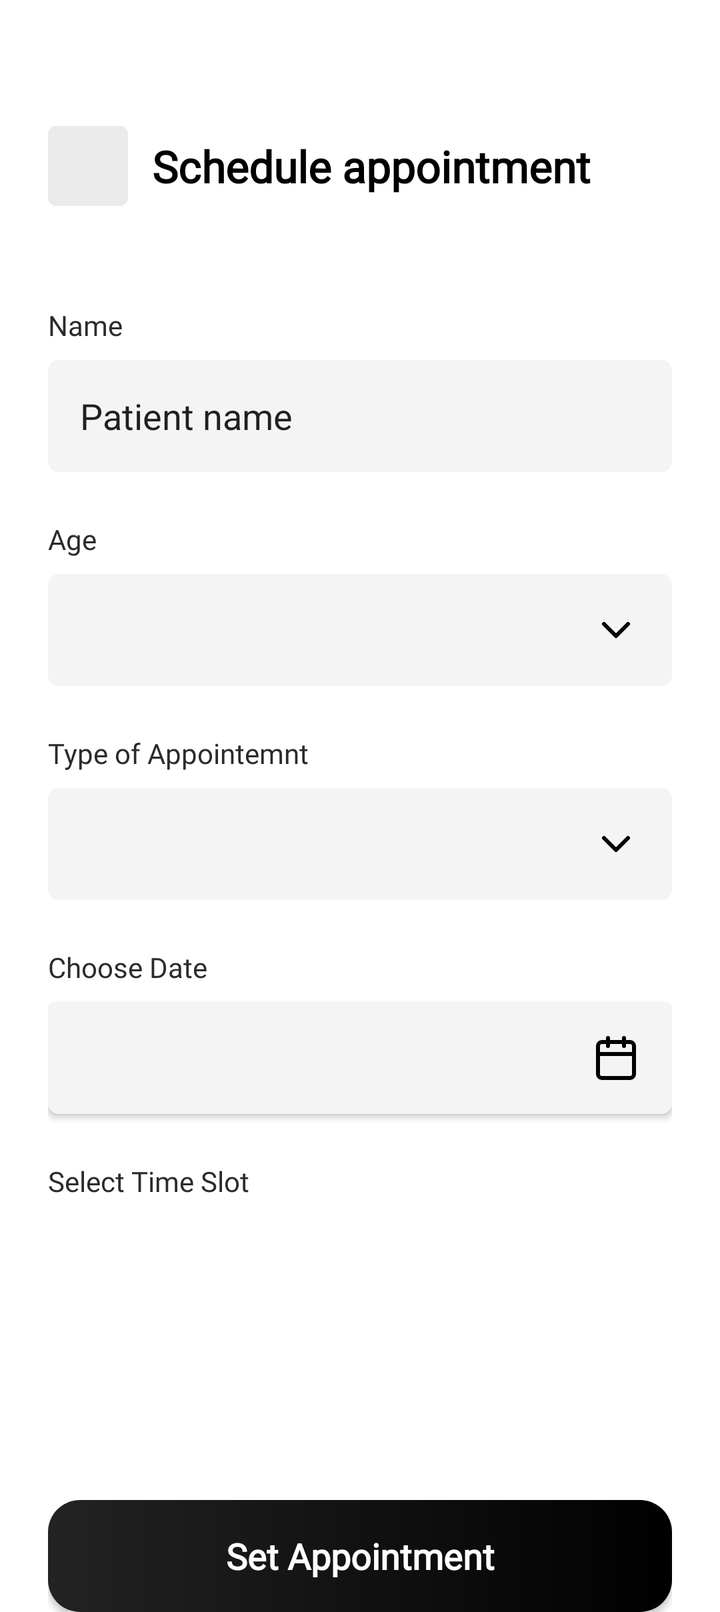
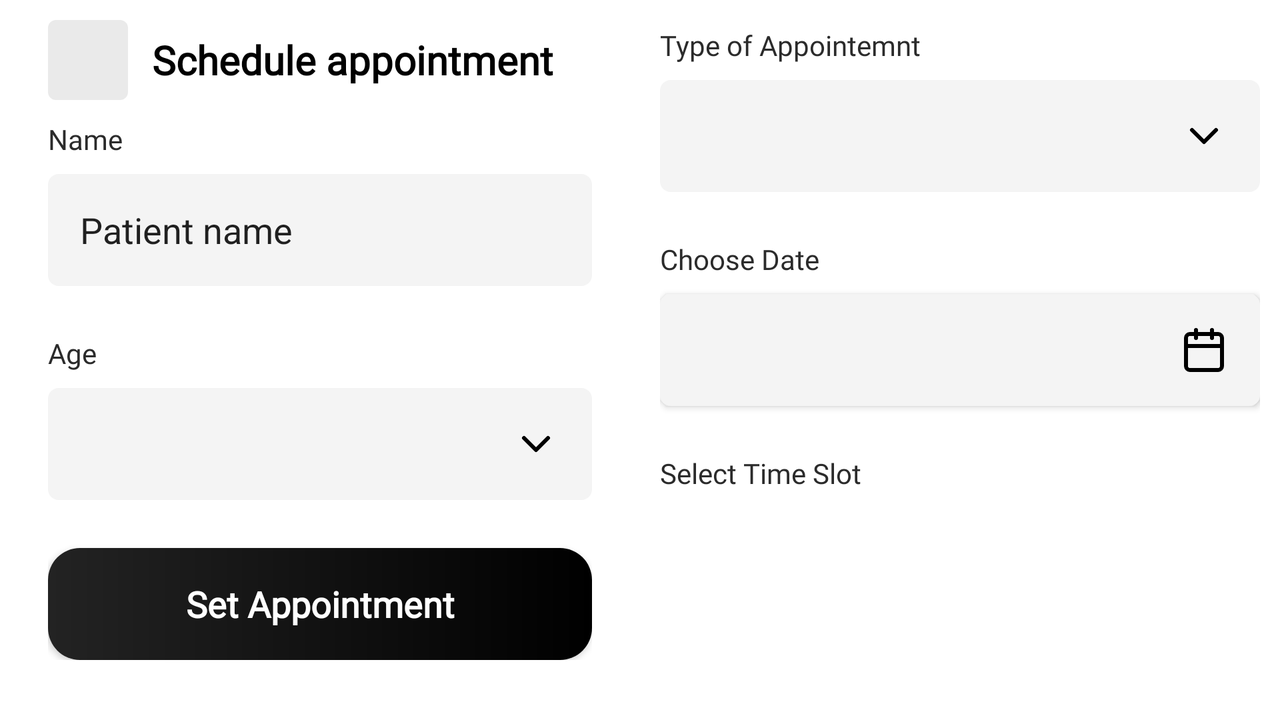

An Android layout and its configuration variant, each rendered on a device that would load it. The default file and the variant file are quoted in full after the pictures.
<!-- AndroidManifest.xml: application theme Theme.Labn3 -->
<!-- res/layout/activity_main.xml -->
<?xml version="1.0" encoding="utf-8"?>
<ScrollView xmlns:android="http://schemas.android.com/apk/res/android"
    xmlns:app="http://schemas.android.com/apk/res-auto"
    xmlns:tools="http://schemas.android.com/tools"
    android:id="@+id/scrollView"
    android:layout_width="match_parent"
    android:layout_height="match_parent">


    <LinearLayout
        android:id="@+id/linearLayout2"
        android:layout_width="match_parent"
        android:layout_height="wrap_content"
        android:background="@color/background_white"
        android:orientation="vertical"
        app:layout_constraintEnd_toEndOf="parent"
        app:layout_constraintStart_toStartOf="parent"
        app:layout_constraintTop_toTopOf="parent"
        tools:context=".MainActivity">


        <LinearLayout
            android:layout_width="match_parent"
            android:layout_height="wrap_content"
            android:layout_marginStart="24dp"
            android:layout_marginTop="63dp"
            android:layout_marginBottom="10dp">

            <LinearLayout
                android:id="@+id/btn_back"
                android:layout_width="40dp"
                android:layout_height="40dp"
                android:background="@drawable/btn_return">

                <ImageView
                    android:id="@+id/arrow_left"
                    android:layout_width="40dp"
                    android:layout_height="40dp"
                    android:src="@drawable/arrow_left" />
            </LinearLayout>

            <TextView
                android:layout_width="match_parent"
                android:layout_height="match_parent"
                android:layout_marginLeft="12dp"
                android:fontFamily="@font/inter"
                android:gravity="center"
                android:text="Schedule appointment"
                android:textAlignment="textStart"
                android:textColor="@color/black"
                android:textSize="22sp"
                android:textStyle="bold"
                app:layout_constraintLeft_toRightOf="@id/btn_back"
                app:layout_constraintTop_toBottomOf="parent" />
        </LinearLayout>

        <LinearLayout
            android:id="@+id/main_inf"
            android:layout_width="match_parent"
            android:layout_height="wrap_content"
            android:layout_marginStart="24dp"
            android:layout_marginTop="40dp"
            android:layout_marginEnd="24dp"
            android:orientation="vertical">

            <TextView
                android:id="@+id/txt_name"
                android:layout_width="wrap_content"
                android:layout_height="match_parent"
                android:layout_marginBottom="8dp"
                android:fontFamily="@font/inter"
                android:text="Name"
                android:textColor="@color/black_font"
                android:textSize="14sp"
                app:layout_constraintStart_toStartOf="parent" />

            <EditText
                android:layout_width="match_parent"
                android:layout_height="56dp"
                android:background="@drawable/input_field"
                android:padding="16dp"
                android:text="Patient name"
                android:textColorHint="@color/black_font"
                android:textSize="18sp" />

            <TextView
                android:layout_width="wrap_content"
                android:layout_height="match_parent"
                android:layout_marginTop="24dp"
                android:layout_marginBottom="8dp"
                android:fontFamily="@font/inter"
                android:text="Age"
                android:textColor="@color/black_font"
                android:textSize="14sp"
                app:layout_constraintStart_toStartOf="parent" />


            <Spinner
                android:id="@+id/spinner_age"
                android:layout_width="match_parent"
                android:layout_height="56dp"
                android:background="@drawable/spiiner_style1"
                android:padding="16dp" />

            <TextView
                android:layout_width="wrap_content"
                android:layout_height="match_parent"
                android:layout_marginTop="24dp"
                android:layout_marginBottom="8dp"
                android:fontFamily="@font/inter"
                android:text="Type of Appointemnt"
                android:textColor="@color/black_font"
                android:textSize="14sp"
                app:layout_constraintStart_toStartOf="parent" />


            <Spinner
                android:id="@+id/spinner_appointment"
                android:layout_width="match_parent"
                android:layout_height="56dp"
                android:background="@drawable/spiiner_style1"
                android:padding="16dp" />

            <TextView
                android:layout_width="wrap_content"
                android:layout_height="match_parent"
                android:layout_marginTop="24dp"
                android:layout_marginBottom="8dp"
                android:fontFamily="@font/inter"
                android:text="Choose Date"
                android:textColor="@color/black_font"
                android:textSize="14sp"
                app:layout_constraintStart_toStartOf="parent" />

            <Button
                android:id="@+id/btn_pickDate"
                android:layout_width="match_parent"
                android:layout_height="56dp"
                android:background="@drawable/date_picker" />

            <TextView
                android:layout_width="wrap_content"
                android:layout_height="match_parent"
                android:layout_marginTop="24dp"
                android:layout_marginBottom="8dp"
                android:fontFamily="@font/inter"
                android:text="Select Time Slot"
                android:textColor="@color/black_font"
                android:textSize="14sp"
                app:layout_constraintStart_toStartOf="parent" />

            <androidx.recyclerview.widget.RecyclerView
                android:id="@+id/my_rv"
                android:layout_width="match_parent"
                android:layout_height="102dp" />

            <Button
                android:id="@+id/btn_set"
                android:layout_width="match_parent"
                android:layout_height="56dp"
                android:layout_marginTop="40dp"
                android:background="@drawable/btnd_gradient"
                android:fontFamily="@font/inter"
                android:text="Set Appointment"
                android:textAllCaps="false"
                android:textColor="#FFFFFF"
                android:textSize="18sp"
                android:textStyle="bold" />


        </LinearLayout>


    </LinearLayout>
</ScrollView>
<!-- resources referenced by this layout -->
<resources>
  <color name="background_white">#FFFFFFFF</color>
  <color name="black">#000000</color>
  <color name="black_font">#2B2B2B</color>
  <!-- drawable btn_return (drawable) -->
  <?xml version="1.0" encoding="utf-8"?>
  <shape
      xmlns:android="http://schemas.android.com/apk/res/android">
      <solid android:color="@color/grey_return" />
      <corners android:radius="12px" />
  </shape>
  <!-- drawable btnd_gradient (drawable) -->
  <?xml version="1.0" encoding="utf-8"?>
  <shape xmlns:android="http://schemas.android.com/apk/res/android" android:shape="rectangle">
  
      <gradient android:startColor="#232323" android:endColor="#000000"/>
      <corners android:radius="16dp"/>
  
  </shape>
  <!-- drawable date_picker (drawable) -->
  <?xml version="1.0" encoding="utf-8"?>
  <selector xmlns:android="http://schemas.android.com/apk/res/android">
      <item>
          <layer-list>
              <item>
                  <shape android:shape="rectangle">
                      <solid android:color="@color/primary"/>
                      <corners android:radius="16px"/>
                      <padding android:right="16dp"/>
                  </shape>
              </item>
              <item android:drawable="@drawable/ic_calendar" android:gravity="center|end" />
          </layer-list>
      </item>
  </selector>
  <!-- drawable input_field (drawable) -->
  <?xml version="1.0" encoding="utf-8"?>
  <shape
      xmlns:android="http://schemas.android.com/apk/res/android">
      <solid android:color="@color/primary" />
      <corners android:radius="16px" />
  </shape>
  <!-- drawable spiiner_style1 (drawable) -->
  <?xml version="1.0" encoding="utf-8"?>
  <selector xmlns:android="http://schemas.android.com/apk/res/android">
      <item>
          <layer-list>
              <item>
                  <shape android:shape="rectangle">
                      <solid android:color="@color/primary"/>
                      <corners android:radius="16px"/>
                      <padding android:right="16dp"/>
                  </shape>
              </item>
              <item android:drawable="@drawable/arrow_down" android:gravity="center|end" />
          </layer-list>
      </item>
  </selector>
  <style name="Theme.Labn3" parent="Base.Theme.Labn3" />
  <color name="grey_return">#EAEAEA</color>
  <color name="primary">#F4F4F4</color>
  <!-- drawable arrow_down (drawable) -->
  <vector xmlns:android="http://schemas.android.com/apk/res/android"
      android:width="24dp"
      android:height="24dp"
      android:viewportWidth="24"
      android:viewportHeight="24">
    <path
        android:pathData="M6,9L12,15L18,9"
        android:strokeLineJoin="round"
        android:strokeWidth="1.99832"
        android:fillColor="#00000000"
        android:strokeColor="#000000"
        android:strokeLineCap="round"/>
  </vector>
  <style name="Base.Theme.Labn3" parent="Theme.AppCompat.Light.NoActionBar">
          
          
      </style>
</resources>
<!-- res/layout-land/activity_main.xml (the repository's variant of the layout above) -->
<!-- drawn on the phone turned sideways -->
<?xml version="1.0" encoding="utf-8"?>
<androidx.constraintlayout.widget.ConstraintLayout xmlns:android="http://schemas.android.com/apk/res/android"
    xmlns:app="http://schemas.android.com/apk/res-auto"
    xmlns:tools="http://schemas.android.com/tools"
    android:id="@+id/scrollView"
    android:layout_width="match_parent"
    android:layout_height="match_parent">


    <LinearLayout
        android:id="@+id/linearLayout1"
        android:layout_width="0dp"
        android:layout_height="0dp"
        android:background="@color/background_white"
        android:orientation="vertical"
        app:layout_constraintTop_toTopOf="parent"
        app:layout_constraintBottom_toBottomOf="parent"
        app:layout_constraintStart_toStartOf="parent"
        app:layout_constraintEnd_toEndOf="parent"
        tools:context=".MainActivity">


        <androidx.constraintlayout.widget.ConstraintLayout
            android:layout_width="match_parent"
            android:layout_marginTop="10dp"
            android:layout_height="wrap_content"
            app:layout_constraintTop_toTopOf="parent"
            app:layout_constraintBottom_toBottomOf="parent">

            <LinearLayout
                android:id="@+id/main_inf"
                android:layout_width="0dp"
                android:layout_height="wrap_content"
                android:layout_marginStart="24dp"
                android:layout_marginEnd="24dp"

                android:orientation="vertical"
                app:layout_constraintEnd_toStartOf="@+id/guideline"

                app:layout_constraintStart_toStartOf="parent">

                <LinearLayout
                    android:layout_width="match_parent"
                    android:layout_height="wrap_content"
                    android:layout_marginStart="0dp"
                    android:layout_marginTop="0dp"
                    android:layout_marginBottom="10dp">

                    <LinearLayout
                        android:id="@+id/btn_back"
                        android:layout_width="40dp"
                        android:layout_height="40dp"
                        android:background="@drawable/btn_return">

                        <ImageView
                            android:id="@+id/arrow_left"
                            android:layout_width="40dp"
                            android:layout_height="40dp"
                            android:src="@drawable/arrow_left" />
                    </LinearLayout>

                    <TextView
                        android:layout_width="match_parent"
                        android:layout_height="match_parent"
                        android:layout_marginLeft="12dp"
                        android:fontFamily="@font/inter"
                        android:gravity="center"
                        android:text="Schedule appointment"
                        android:textAlignment="textStart"
                        android:textColor="@color/black"
                        android:textSize="20sp"
                        android:textStyle="bold"
                        app:layout_constraintLeft_toRightOf="@id/btn_back"
                        app:layout_constraintTop_toBottomOf="parent" />
                </LinearLayout>

                <TextView
                    android:id="@+id/txt_name"
                    android:layout_width="wrap_content"
                    android:layout_height="match_parent"
                    android:layout_marginBottom="8dp"
                    android:fontFamily="@font/inter"
                    android:text="Name"
                    android:textColor="@color/black_font"
                    android:textSize="14sp"
                    app:layout_constraintStart_toStartOf="parent" />

                <EditText
                    android:layout_width="match_parent"
                    android:layout_height="56dp"
                    android:background="@drawable/input_field"
                    android:padding="16dp"
                    android:text="Patient name"
                    android:textColorHint="@color/black_font"
                    android:textSize="18sp" />

                <TextView
                    android:layout_width="wrap_content"
                    android:layout_height="match_parent"
                    android:layout_marginTop="24dp"
                    android:layout_marginBottom="8dp"
                    android:fontFamily="@font/inter"
                    android:text="Age"
                    android:textColor="@color/black_font"
                    android:textSize="14sp"
                    app:layout_constraintStart_toStartOf="parent" />


                <Spinner
                    android:id="@+id/spinner_age"
                    android:layout_width="match_parent"
                    android:layout_height="56dp"
                    android:background="@drawable/spiiner_style1"
                    android:padding="16dp" />

                <Button
                    android:id="@+id/btn_set"
                    android:layout_width="match_parent"
                    android:layout_height="56dp"
                    android:layout_marginTop="24dp"
                    android:background="@drawable/btnd_gradient"
                    android:fontFamily="@font/inter"
                    android:text="Set Appointment"
                    android:textAllCaps="false"
                    android:textColor="#FFFFFF"
                    android:textSize="18sp"
                    android:textStyle="bold" />
            </LinearLayout>

            <LinearLayout
                android:id="@+id/second_part"
                android:layout_width="300dp"

                android:layout_height="match_parent"


                android:orientation="vertical"
                app:layout_constraintBottom_toBottomOf="parent"
                app:layout_constraintEnd_toEndOf="parent"
                app:layout_constraintStart_toEndOf="@+id/guideline">

                <TextView
                    android:layout_width="wrap_content"
                    android:layout_height="match_parent"
                    android:layout_marginTop="0dp"
                    android:layout_marginBottom="8dp"
                    android:fontFamily="@font/inter"
                    android:text="Type of Appointemnt"
                    android:textColor="@color/black_font"
                    android:textSize="14sp"
                    app:layout_constraintStart_toStartOf="parent" />


                <Spinner
                    android:id="@+id/spinner_appointment"
                    android:layout_width="match_parent"
                    android:layout_height="56dp"
                    android:background="@drawable/spiiner_style1"
                    android:padding="16dp" />

                <TextView
                    android:layout_width="wrap_content"
                    android:layout_height="match_parent"
                    android:layout_marginTop="24dp"
                    android:layout_marginBottom="8dp"
                    android:fontFamily="@font/inter"
                    android:text="Choose Date"
                    android:textColor="@color/black_font"
                    android:textSize="14sp"
                    app:layout_constraintStart_toStartOf="parent" />

                <Button
                    android:id="@+id/btn_pickDate"
                    android:layout_width="match_parent"
                    android:layout_height="56dp"
                    android:background="@drawable/date_picker" />

                <TextView
                    android:layout_width="wrap_content"
                    android:layout_height="match_parent"
                    android:layout_marginTop="24dp"
                    android:layout_marginBottom="8dp"
                    android:fontFamily="@font/inter"
                    android:text="Select Time Slot"
                    android:textColor="@color/black_font"
                    android:textSize="14sp"
                    app:layout_constraintStart_toStartOf="parent" />

                <androidx.recyclerview.widget.RecyclerView
                    android:id="@+id/my_rv"
                    android:layout_width="277dp"
                    android:layout_height="76dp" />


            </LinearLayout>

            <androidx.constraintlayout.widget.Guideline
                android:id="@+id/guideline"
                android:layout_width="wrap_content"
                android:layout_height="wrap_content"
                android:orientation="vertical"
                app:layout_constraintGuide_percent="0.5" />
        </androidx.constraintlayout.widget.ConstraintLayout>


    </LinearLayout>
</androidx.constraintlayout.widget.ConstraintLayout>
